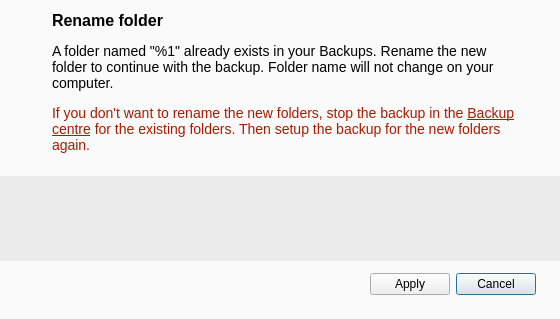
<?xml version="1.0" encoding="UTF-8"?>
<ui version="4.0">
 <class>BackupNameConflictDialog</class>
 <widget class="QDialog" name="BackupNameConflictDialog">
  <property name="geometry">
   <rect>
    <x>0</x>
    <y>0</y>
    <width>560</width>
    <height>319</height>
   </rect>
  </property>
  <property name="styleSheet">
   <string notr="true">QDialog
{
background-color: #FAFAFA;
}

QTextBrowser
{
font-family: 'SF Pro';
font-style: normal;
font-weight: 400;
font-size: 14px;
line-height: 20px;
background: transparent;
}
QLabel
{
font-family: 'SF Pro';
font-style: normal;
font-weight: 400;
font-size: 14px;
line-height: 20px;
background: transparent;
}</string>
  </property>
  <layout class="QVBoxLayout" name="verticalLayout">
   <property name="leftMargin">
    <number>0</number>
   </property>
   <property name="rightMargin">
    <number>0</number>
   </property>
   <property name="bottomMargin">
    <number>24</number>
   </property>
   <item>
    <layout class="QGridLayout" name="gridLayout" columnstretch="0,1">
     <property name="leftMargin">
      <number>24</number>
     </property>
     <property name="rightMargin">
      <number>44</number>
     </property>
     <property name="bottomMargin">
      <number>16</number>
     </property>
     <property name="horizontalSpacing">
      <number>20</number>
     </property>
     <property name="verticalSpacing">
      <number>12</number>
     </property>
     <item row="0" column="1">
      <widget class="QLabel" name="lTitle">
       <property name="styleSheet">
        <string notr="true">*{
font-family: 'Inter';
font-style: normal;
font-weight: 500;
font-size: 16px;
line-height: 24px;
}</string>
       </property>
       <property name="text">
        <string>Rename folder</string>
       </property>
      </widget>
     </item>
     <item row="1" column="1">
      <widget class="QLabel" name="lConflictText">
       <property name="sizePolicy">
        <sizepolicy hsizetype="Preferred" vsizetype="Maximum">
         <horstretch>0</horstretch>
         <verstretch>0</verstretch>
        </sizepolicy>
       </property>
       <property name="minimumSize">
        <size>
         <width>0</width>
         <height>50</height>
        </size>
       </property>
       <property name="styleSheet">
        <string notr="true">*
{
font-family: 'Inter';
}</string>
       </property>
       <property name="text">
        <string>A folder named &quot;%1&quot; already exists in your Backups. Rename the new folder to continue with the backup. Folder name will not change on your computer.</string>
       </property>
       <property name="wordWrap">
        <bool>true</bool>
       </property>
      </widget>
     </item>
     <item row="2" column="1">
      <widget class="QLabel" name="lToBackupCenterText">
       <property name="sizePolicy">
        <sizepolicy hsizetype="Preferred" vsizetype="Maximum">
         <horstretch>0</horstretch>
         <verstretch>0</verstretch>
        </sizepolicy>
       </property>
       <property name="minimumSize">
        <size>
         <width>0</width>
         <height>50</height>
        </size>
       </property>
       <property name="styleSheet">
        <string notr="true">*
{
color: #AA1A00;
font-family: 'Inter';
}</string>
       </property>
       <property name="text">
        <string>&lt;html&gt;&lt;head/&gt;&lt;body&gt;&lt;p&gt;If you don't want to rename the new folders, stop the backup in the &lt;a href=&quot;https://13755-backup-center.developers.mega.co.nz/fm/backups&quot;&gt;&lt;span style=&quot; text-decoration: underline; color:#aa1a00;&quot;&gt;Backup centre&lt;/span&gt;&lt;/a&gt; for the existing folders. Then setup the backup for the new folders again. &lt;/p&gt;&lt;/body&gt;&lt;/html&gt;</string>
       </property>
       <property name="textFormat">
        <enum>Qt::RichText</enum>
       </property>
       <property name="wordWrap">
        <bool>true</bool>
       </property>
       <property name="textInteractionFlags">
        <set>Qt::LinksAccessibleByKeyboard|Qt::LinksAccessibleByMouse</set>
       </property>
      </widget>
     </item>
     <item row="0" column="0" rowspan="2" alignment="Qt::AlignTop">
      <widget class="QLabel" name="lWarningIcon">
       <property name="pixmap">
        <pixmap resource="../Resources_macx.qrc">:/images/icon_warning.png</pixmap>
       </property>
      </widget>
     </item>
    </layout>
   </item>
   <item>
    <widget class="QScrollArea" name="scrollArea">
     <property name="styleSheet">
      <string notr="true">#wConflictZone
{
background-color: #ECECEC;
}</string>
     </property>
     <property name="frameShape">
      <enum>QFrame::NoFrame</enum>
     </property>
     <property name="frameShadow">
      <enum>QFrame::Plain</enum>
     </property>
     <property name="lineWidth">
      <number>0</number>
     </property>
     <property name="widgetResizable">
      <bool>true</bool>
     </property>
     <widget class="QWidget" name="wConflictZone">
      <property name="geometry">
       <rect>
        <x>0</x>
        <y>0</y>
        <width>560</width>
        <height>69</height>
       </rect>
      </property>
     </widget>
    </widget>
   </item>
   <item>
    <layout class="QHBoxLayout" name="buttonBoxLayout">
     <property name="spacing">
      <number>0</number>
     </property>
     <property name="leftMargin">
      <number>24</number>
     </property>
     <property name="topMargin">
      <number>6</number>
     </property>
     <property name="rightMargin">
      <number>24</number>
     </property>
     <property name="bottomMargin">
      <number>0</number>
     </property>
     <item alignment="Qt::AlignLeft">
      <widget class="QDialogButtonBox" name="buttonBox">
       <property name="layoutDirection">
        <enum>Qt::RightToLeft</enum>
       </property>
       <property name="orientation">
        <enum>Qt::Horizontal</enum>
       </property>
       <property name="standardButtons">
        <set>QDialogButtonBox::Apply|QDialogButtonBox::Cancel</set>
       </property>
       <property name="centerButtons">
        <bool>true</bool>
       </property>
      </widget>
     </item>
    </layout>
   </item>
  </layout>
 </widget>
 <resources>
  <include location="../Resources_macx.qrc"/>
  <include location="../Resources_macx.qrc"/>
 </resources>
 <connections>
  <connection>
   <sender>buttonBox</sender>
   <signal>rejected()</signal>
   <receiver>BackupNameConflictDialog</receiver>
   <slot>reject()</slot>
   <hints>
    <hint type="sourcelabel">
     <x>316</x>
     <y>480</y>
    </hint>
    <hint type="destinationlabel">
     <x>286</x>
     <y>274</y>
    </hint>
   </hints>
  </connection>
  <connection>
   <sender>buttonBox</sender>
   <signal>accepted()</signal>
   <receiver>BackupNameConflictDialog</receiver>
   <slot>accept()</slot>
   <hints>
    <hint type="sourcelabel">
     <x>248</x>
     <y>480</y>
    </hint>
    <hint type="destinationlabel">
     <x>157</x>
     <y>274</y>
    </hint>
   </hints>
  </connection>
 </connections>
</ui>
